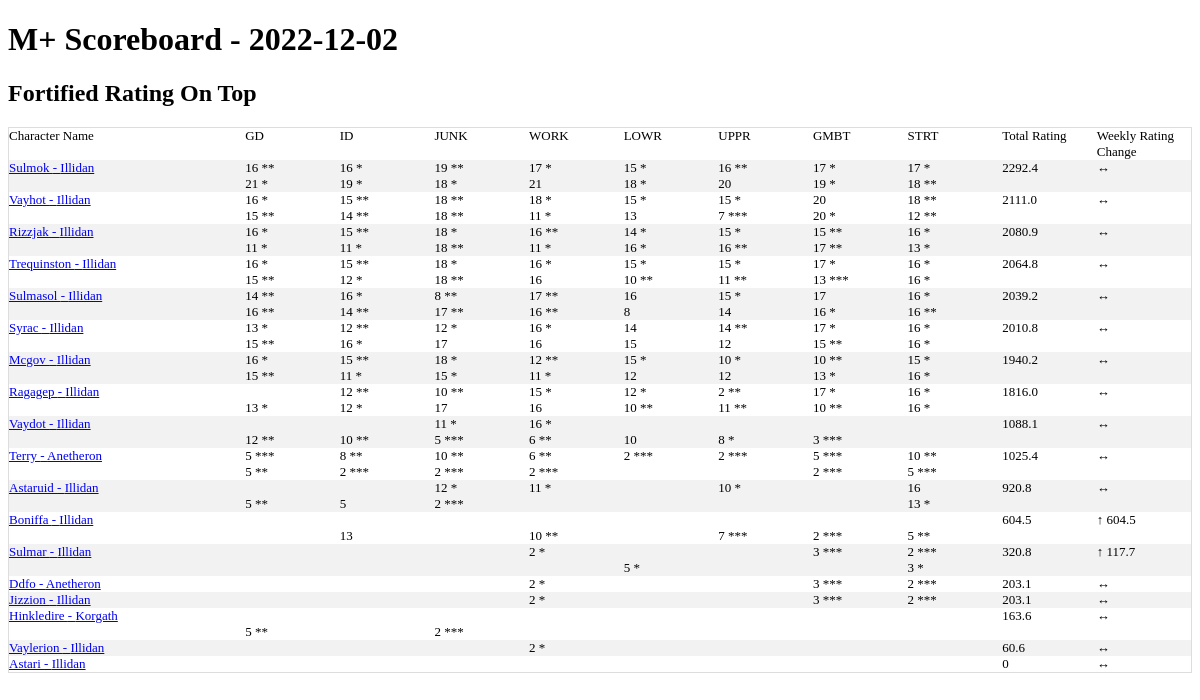
Before: / with the older database file.
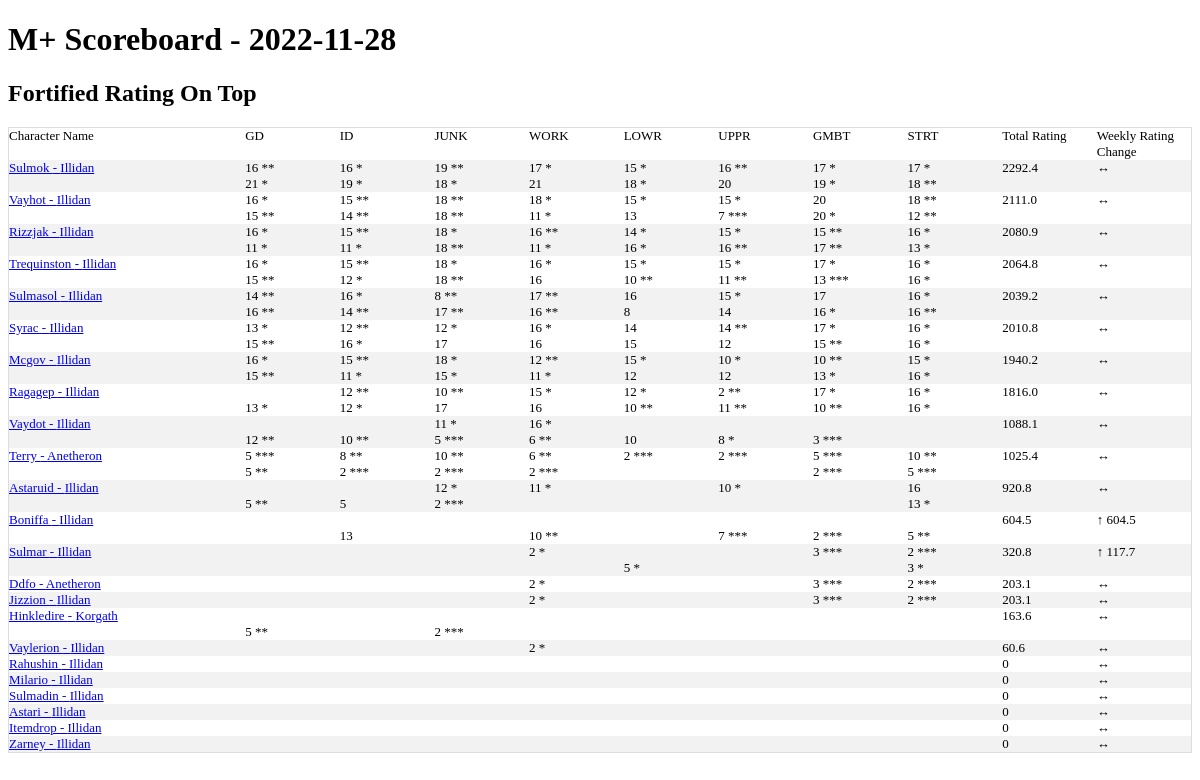
After: the same page with the newer database file.
### tables this page shows
CREATE TABLE season_best_pivot_ext(
  name TEXT,
  realm TEXT,
  region TEXT,
  scoreboard_date TEXT,
  total_rating,
  "Tazavesh: So'leah's Gambit Fortified",
  "Tazavesh: So'leah's Gambit Tyrannical",
  "Tazavesh: Streets of Wonder Fortified",
  "Tazavesh: Streets of Wonder Tyrannical",
  "Return to Karazhan: Upper Fortified",
  "Return to Karazhan: Upper Tyrannical",
  "Return to Karazhan: Lower Fortified",
  "Return to Karazhan: Lower Tyrannical",
  "Iron Docks Fortified",
  "Iron Docks Tyrannical",
  "Grimrail Depot Fortified",
  "Grimrail Depot Tyrannical",
  "Mechagon Workshop Fortified",
  "Mechagon Workshop Tyrannical",
  "Mechagon Junkyard Fortified",
  "Mechagon Junkyard Tyrannical",
  daily_rating_change,
  pr_GMBT_for TEXT,
  pr_GMBT_tyr TEXT,
  pr_STRT_for TEXT,
  pr_STRT_tyr TEXT,
  pr_UPPR_for TEXT,
  pr_UPPR_tyr TEXT,
  pr_LOWR_for TEXT,
  pr_LOWR_tyr TEXT,
  pr_ID_for TEXT,
  pr_ID_tyr TEXT,
  pr_GD_for TEXT,
  pr_GD_tyr TEXT,
  pr_WKSP_for TEXT,
  pr_WKSP_tyr TEXT,
  pr_JUNK_for TEXT,
  pr_JUNK_tyr TEXT
);

CREATE TABLE base_characters (
                name TEXT
                ,realm TEXT
                ,region TEXT
                ,unique_key TEXT UNIQUE
                );

### app.py (the view)
@app.route('/')
def index():
    conn = create_connection()
    cursor  = conn.cursor()
    data = cursor.execute("""select * from base_characters base left join season_best_pivot_ext piv
    on upper(base.name) = upper(piv.name)
    and upper(base.realm) = upper(piv.realm)
    and upper(base.region) = upper(piv.region)
    --where scoreboard_date = (select max(scoreboard_date) from  season_best_pivot_ext)
    where scoreboard_date = "2022-11-26"

    order by total_rating desc""").fetchall()
    max_date = cursor.execute('select max(scoreboard_date) as max_date from season_best_pivot_ext').fetchone()
    print('hi')
    return render_template('index.html',data=data,max_date = max_date)

### app.py (called while the page is built)
def create_connection():
    conn = None
    try:
        file ="/home/terrysey/MythicPlus/mplus.db"
        conn = sqlite3.connect(file
        ,detect_types=sqlite3.PARSE_DECLTYPES)
        conn.row_factory=sqlite3.Row
        return conn
    except Error as e:
        print(e)
        try:
            file="/Users/terryseyler/git/mythicplus/mplus.db"
            conn = sqlite3.connect(file
            ,detect_types=sqlite3.PARSE_DECLTYPES)
            conn.row_factory=sqlite3.Row
            return conn
        except Error as e:
            print(e)
            try:
                file="C:/Users/tlsey/git/MythicPlus/mplus.db"
                conn = sqlite3.connect(file
                ,detect_types=sqlite3.PARSE_DECLTYPES)
                conn.row_factory=sqlite3.Row
                return conn
            except Error as e:
                print(e)

### templates/index.html
<!doctype html>
<link rel="stylesheet" href="{{ url_for('static', filename='style.css') }}">
<html>
<h1>M+ Scoreboard - {{max_date['max_date']}} </h1>
<h2>Fortified Rating On Top</h2>
<table class="scoreboard">
<tr>
    <td class="scoreboard_char_name">Character Name</td>
    <td class="scoreboard_attributes">GD</td>
    <td class="scoreboard_attributes">ID</td>
    <td class="scoreboard_attributes">JUNK</td>
    <td class="scoreboard_attributes">WORK</td>
    <td class="scoreboard_attributes">LOWR</td>
    <td class="scoreboard_attributes">UPPR</td>
    <td class="scoreboard_attributes">GMBT</td>
    <td class="scoreboard_attributes">STRT</td>
    <td class="scoreboard_attributes">Total Rating</td>
    <td class="scoreboard_attributes">Weekly Rating Change</td>
</tr>
{% for data in data %}
<tr>
    <td class="scoreboard_char_name"><a href="{{url_for('character_name',character_name=data['name'],realm=data['realm'],region=data['region'])}}">{{ data['name'] }} - {{data['realm']}}</a></td>
    <td class="scoreboard_attributes">{% if data['pr_GD_for'] !=  data['Grimrail Depot Fortified'] and data['pr_GD_for'] %}
    {{ data['Grimrail Depot Fortified']}} ( {{data['pr_GD_for']}}  )
    {% else %}
      {{ data['Grimrail Depot Fortified'] }}
    {% endif %}
    <br>
    {% if data['pr_GD_tyr'] !=  data['Grimrail Depot Tyrannical'] and data['pr_GD_tyr']%}
    {{ data['Grimrail Depot Tyrannical']}} ({{data['pr_GD_tyr']}})
    {% else %}
      {{ data['Grimrail Depot Tyrannical'] }}
    {% endif %}</td>
    <td class="scoreboard_attributes">{% if data['pr_ID_for'] !=  data['Iron Docks Fortified'] and data['pr_ID_for']%}
    {{ data['Iron Docks Fortified']}} ( {{data['pr_ID_for']}}  )
    {% else %}
      {{ data['Iron Docks Fortified'] }}
    {% endif %}
    <br>
    {% if data['pr_ID_tyr'] !=  data['Iron Docks Tyrannical'] and data['pr_ID_tyr'] %}
    {{ data['Iron Docks Tyrannical']}} ( {{data['pr_ID_tyr']}}
    {% else %}
      {{ data['Iron Docks Tyrannical'] }}
    {% endif %}</td>
    <td class="scoreboard_attributes">{% if data['pr_JUNK_for'] !=  data['Mechagon Junkyard Fortified'] and data['pr_JUNK_for'] %}
    {{ data['Mechagon Junkyard Fortified']}} ( {{data['pr_JUNK_for']}}  )
    {% else %}
      {{ data['Mechagon Junkyard Fortified'] }}
    {% endif %}
    <br>
    {% if data['pr_JUNK_tyr'] !=  data['Mechagon Junkyard Tyrannical'] and data['pr_JUNK_tyr'] %}
    {{ data['Mechagon Junkyard Tyrannical']}} ( {{data['pr_JUNK_tyr']}}
    {% else %}
      {{ data['Mechagon Junkyard Tyrannical'] }}
    {% endif %}</td>
    <td class="scoreboard_attributes">{% if data['pr_WKSP_for'] !=  data['Mechagon Workshop Fortified'] and data['pr_WKSP_for'] %}
    {{ data['Mechagon Workshop Fortified']}} ( {{data['pr_WKSP_for']}}  )
    {% else %}
    {{ data['Mechagon Workshop Fortified'] }}
    {% endif %}
    <br>
    {% if data['pr_WKSP_tyr'] !=  data['Mechagon Workshop Tyrannical'] and data['pr_WKSP_tyr'] %}
    {{ data['Mechagon Workshop Tyrannical']}} ( {{data['pr_WKSP_tyr']}}
    {% else %}
    {{ data['Mechagon Workshop Tyrannical'] }}
    {% endif %}
    </td>
    <td class="scoreboard_attributes">{% if data['pr_LOWR_for'] !=  data['Return to Karazhan: Lower Fortified'] and data['pr_LOWR_for'] %}
    {{ data['Return to Karazhan: Lower Fortified']}} ( {{data['pr_LOWR_for']}}  )
    {% else %}
    {{ data['Return to Karazhan: Lower Fortified'] }}
    {% endif %}
    <br>
    {% if data['pr_LOWR_tyr'] !=  data['Return to Karazhan: Lower Tyrannical']  and data['pr_LOWR_tyr']%}
    {{ data['Return to Karazhan: Lower Tyrannical']}} ( {{data['pr_LOWR_tyr']}}
    {% else %}
    {{ data['Return to Karazhan: Lower Tyrannical'] }}
    {% endif %}</td>
    <td class="scoreboard_attributes">{% if data['pr_UPPR_for'] !=  data['Return to Karazhan: Upper Fortified'] and data['pr_UPPR_for']%}
    {{ data['Return to Karazhan: Upper Fortified']}} ( {{data['pr_UPPR_for']}}  )
    {% else %}
    {{ data['Return to Karazhan: Upper Fortified'] }}
    {% endif %}
    <br>
    {% if data['pr_UPPR_tyr'] !=  data['Return to Karazhan: Upper Tyrannical'] and data['pr_UPPR_tyr'] %}
    {{ data['Return to Karazhan: Upper Tyrannical']}} ( {{data['pr_UPPR_tyr']}}
    {% else %}
    {{ data['Return to Karazhan: Upper Tyrannical'] }}
    {% endif %}</td>
    <td class="scoreboard_attributes">{% if data['pr_GMBT_for'] !=  data['Tazavesh: So\'leah\'s Gambit Fortified'] and data['pr_GMBT_for']%}
    {{ data['Tazavesh: So\'leah\'s Gambit Fortified'] }} ( {{data['pr_GMBT_for']}}  )
    {% else %}
      {{ data['Tazavesh: So\'leah\'s Gambit Fortified'] }}
    {% endif %}
    <br>
    {% if data['pr_GMBT_tyr'] !=  data['Tazavesh: So\'leah\'s Gambit Tyrannical'] and data['pr_GMBT_tyr']%}
    {{ data['Tazavesh: So\'leah\'s Gambit Tyrannical'] }} ( {{data['pr_GMBT_tyr']}}  )
    {% else %}
      {{ data['Tazavesh: So\'leah\'s Gambit Tyrannical'] }}
    {% endif %}</td>
    <td class="scoreboard_attributes">{% if data['pr_STRT_for'] !=  data['Tazavesh: Streets of Wonder Fortified'] and data['pr_STRT_for'] %}
    {{ data['Tazavesh: Streets of Wonder Fortified']}} ( {{data['pr_STRT_for']}}  )
    {% else %}
    {{ data['Tazavesh: Streets of Wonder Fortified'] }}
    {% endif %}
    <br>
    {% if data['pr_STRT_tyr'] !=  data['Tazavesh: Streets of Wonder Tyrannical'] and data['pr_STRT_tyr'] %}
    {{ data['Tazavesh: Streets of Wonder Tyrannical']}} ( {{data['pr_STRT_tyr']}}
    {% else %}
    {{ data['Tazavesh: Streets of Wonder Tyrannical'] }}
    {% endif %}</td>
    <td class="scoreboard_attributes">{{ data['total_rating'] }}</td>
   {% if data['daily_rating_change'] > 0 %}
     <td class="scoreboard_attributes">&uarr; {{ data['daily_rating_change'] }}</td>
   {% elif data['daily_rating_change']  < 0 %}
     <td class="scoreboard_attributes">&darr;{{ data['daily_rating_change'] }}</td>
   {% else %}
     <td class="scoreboard_attributes">&harr;</td>
   {% endif %}
{% endfor %}
</table>
</html>

### static/style.css (style rules this page uses)
table.scoreboard { border-collapse: collapse; border-spacing: 0; width: 100%; border: 1px solid #ddd; }
th, td { text-align: left; vertical-align:top; padding: 0px; font-size: 13px; }
tr:nth-child(even) { background-color: #f2f2f2; }
td.scoreboard_char_name { width:20%; }
td.scoreboard_attributes { width:8%; }

Changed rows visible on the page:
now on this page (row edited): season_best_pivot_ext: name "Rahushin", realm "Illidan", total_rating "0"
now on this page (row edited): season_best_pivot_ext: name "Milario", realm "Illidan", total_rating "0"
now on this page (row edited): season_best_pivot_ext: name "Sulmadin", realm "Illidan", total_rating "0"
added season_best_pivot_ext: name "Itemdrop", realm "Illidan", total_rating "0"
added season_best_pivot_ext: name "Zarney", realm "Illidan", total_rating "0"
Other visible differences:
{{ max_date['max_date'] }}: "2022-12-02" → "2022-11-28"
